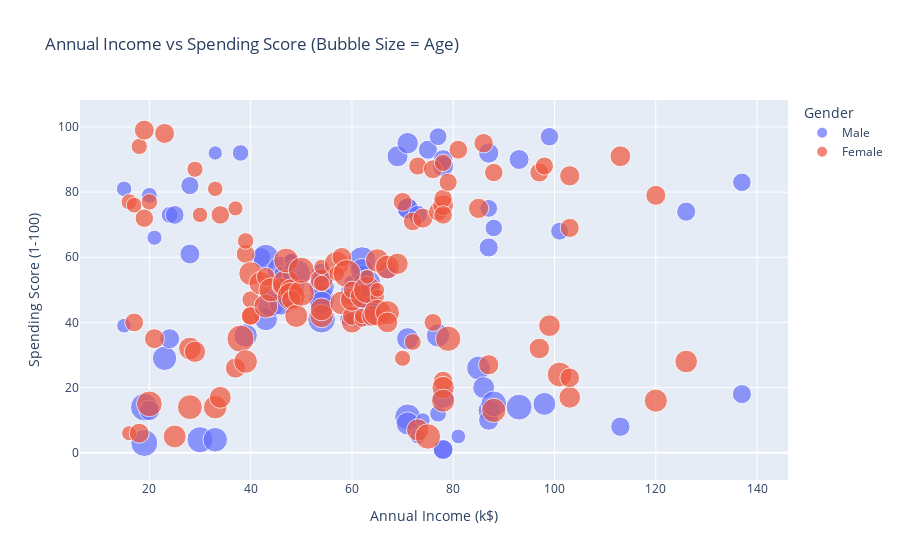

The notebook cell this image was saved under:
### Markdown cell above
###   Annual Income vs  Spending Score (Bubble Size = Age) Using Plotly

### Code cell
import plotly.express as px

# Scatter plot with bubble size = Age and color = Gender
fig = px.scatter(
    df,
    x="Annual Income (k$)",
    y="Spending Score (1-100)",
    size="Age",                      # Bubble size represents Age
    color="Gender",                  # Color represents Gender
    hover_data=["CustomerID"],      # Show CustomerID on hover
    title=" Annual Income vs Spending Score (Bubble Size = Age)"
)

fig.show()

### Figure 1 — Plotly figure (JSON) as saved in the notebook; plotly's stock layout.template omitted (floating-point values rounded to 4 significant figures)
{"data": [{"customdata": [[1], [2], [9], [11], [15], [16], [18], [19], [21], [22], [24], [26], [28], [31], [33], [34], [42], [43], [52], [54], [56], [58], [60], [61], [62], [65], [66], [69], [71], [75], [76], [78], [81], [82], [83], [86], [92], [93], [96], [99], [100], [103], [104], [105], [108], [109], [110], [111], [114], [121], [124], [127], [128], [129], [130], [131], [132], [135], [138], [139], [142], [145], [146], [147], [150], [151], [152], [157], [159], [163], [165], [167], [170], [171], [172], [173], [174], [177], [178], [179], [180], [183], [186], [188], [193], [198], [199], [200]], "hovertemplate": "Gender=Male<br>Annual Income (k$)=%{x}<br>Spending Score (1-100)=%{y}<br>Age=%{marker.size}<br>CustomerID=%{customdata[0]}<extra></extra>", "legendgroup": "Male", "marker": {"color": "#636efa", "size": [19, 21, 64, 67, 37, 22, 20, 52, 35, 25, 31, 29, 35, 60, 53, 18, 24, 48, 33, 59, 47, 69, 53, 70, 19, 63, 18, 19, 70, 59, 26, 40, 57, 38, 67, 48, 18, 48, 24, 48, 20, 67, 26, 49, 54, 68, 66, 65, 19, 27, 39, 43, 40, 59, 38, 47, 39, 20, 32, 19, 32, 25, 28, 48, 34, 43, 39, 37, 34, 19, 50, 42, 32, 40, 28, 36, 36, 58, 27, 59, 35, 46, 30, 28, 33, 32, 32, 30], "sizemode": "area", "sizeref": 0.175, "symbol": "circle"}, "mode": "markers", "name": "Male", "orientation": "v", "showlegend": true, "type": "scatter", "x": [15, 15, 19, 19, 20, 20, 21, 23, 24, 24, 25, 28, 28, 30, 33, 33, 38, 39, 42, 43, 43, 44, 46, 46, 46, 48, 48, 48, 49, 54, 54, 54, 54, 54, 54, 54, 59, 60, 60, 61, 61, 62, 62, 62, 63, 63, 63, 63, 64, 67, 69, 71, 71, 71, 71, 71, 71, 73, 73, 74, 75, 77, 77, 77, 78, 78, 78, 78, 78, 81, 85, 86, 87, 87, 87, 87, 87, 88, 88, 93, 93, 98, 99, 101, 113, 126, 137, 137], "xaxis": "x", "y": [39, 81, 3, 14, 13, 79, 66, 29, 35, 73, 73, 82, 61, 4, 4, 92, 92, 36, 60, 60, 41, 46, 46, 56, 55, 51, 59, 59, 55, 47, 54, 48, 51, 55, 41, 46, 41, 49, 52, 42, 49, 59, 55, 56, 46, 43, 48, 52, 46, 56, 91, 35, 95, 11, 75, 9, 75, 5, 73, 10, 93, 12, 97, 36, 90, 17, 88, 1, 1, 5, 26, 20, 63, 13, 75, 10, 92, 15, 69, 14, 90, 15, 97, 68, 8, 74, 18, 83], "yaxis": "y"}, {"customdata": [[3], [4], [5], [6], [7], [8], [10], [12], [13], [14], [17], [20], [23], [25], [27], [29], [30], [32], [35], [36], [37], [38], [39], [40], [41], [44], [45], [46], [47], [48], [49], [50], [51], [53], [55], [57], [59], [63], [64], [67], [68], [70], [72], [73], [74], [77], [79], [80], [84], [85], [87], [88], [89], [90], [91], [94], [95], [97], [98], [101], [102], [106], [107], [112], [113], [115], [116], [117], [118], [119], [120], [122], [123], [125], [126], [133], [134], [136], [137], [140], [141], [143], [144], [148], [149], [153], [154], [155], [156], [158], [160], [161], [162], [164], [166], [168], [169], [175], [176], [181], [182], [184], [185], [187], [189], [190], [191], [192], [194], [195], [196], [197]], "hovertemplate": "Gender=Female<br>Annual Income (k$)=%{x}<br>Spending Score (1-100)=%{y}<br>Age=%{marker.size}<br>CustomerID=%{customdata[0]}<extra></extra>", "legendgroup": "Female", "marker": {"color": "#EF553B", "size": [20, 23, 31, 22, 35, 23, 30, 35, 58, 24, 35, 35, 46, 54, 45, 40, 23, 21, 49, 21, 42, 30, 36, 20, 65, 31, 49, 24, 50, 27, 29, 31, 49, 31, 50, 51, 27, 67, 54, 43, 68, 32, 47, 60, 60, 45, 23, 49, 46, 21, 55, 22, 34, 50, 68, 40, 32, 47, 27, 23, 49, 21, 66, 19, 38, 18, 19, 63, 49, 51, 50, 38, 40, 23, 31, 25, 31, 29, 44, 35, 57, 28, 32, 32, 34, 44, 38, 47, 27, 30, 30, 56, 29, 31, 36, 33, 36, 52, 30, 37, 32, 29, 41, 54, 41, 36, 34, 32, 38, 47, 35, 45], "sizemode": "area", "sizeref": 0.175, "symbol": "circle"}, "mode": "markers", "name": "Female", "orientation": "v", "showlegend": true, "type": "scatter", "x": [16, 16, 17, 17, 18, 18, 19, 19, 20, 20, 21, 23, 25, 28, 28, 29, 29, 30, 33, 33, 34, 34, 37, 37, 38, 39, 39, 39, 40, 40, 40, 40, 42, 43, 43, 44, 46, 47, 47, 48, 48, 48, 49, 50, 50, 54, 54, 54, 54, 54, 57, 57, 58, 58, 59, 60, 60, 60, 60, 62, 62, 62, 63, 63, 64, 65, 65, 65, 65, 67, 67, 67, 69, 70, 70, 72, 72, 73, 73, 74, 75, 76, 76, 77, 78, 78, 78, 78, 78, 78, 78, 79, 79, 81, 85, 86, 87, 88, 88, 97, 97, 98, 99, 101, 103, 103, 103, 103, 113, 120, 120, 126], "xaxis": "x", "y": [6, 77, 40, 76, 6, 94, 72, 99, 15, 77, 35, 98, 5, 14, 32, 31, 87, 73, 14, 81, 17, 73, 26, 75, 35, 61, 28, 65, 55, 47, 42, 42, 52, 54, 45, 50, 51, 52, 59, 50, 48, 47, 42, 49, 56, 53, 52, 42, 44, 57, 58, 55, 60, 46, 55, 40, 42, 47, 50, 41, 48, 42, 50, 54, 42, 48, 50, 43, 59, 43, 57, 40, 58, 29, 77, 34, 71, 88, 7, 72, 5, 40, 87, 74, 22, 20, 76, 16, 89, 78, 73, 35, 83, 93, 75, 95, 27, 13, 86, 32, 86, 88, 39, 24, 17, 85, 23, 69, 91, 16, 79, 28], "yaxis": "y"}], "layout": {"legend": {"itemsizing": "constant", "title": {"text": "Gender"}, "tracegroupgap": 0}, "title": {"text": " Annual Income vs Spending Score (Bubble Size = Age)"}, "xaxis": {"anchor": "y", "domain": [0, 1], "title": {"text": "Annual Income (k$)"}}, "yaxis": {"anchor": "x", "domain": [0, 1], "title": {"text": "Spending Score (1-100)"}}}}
